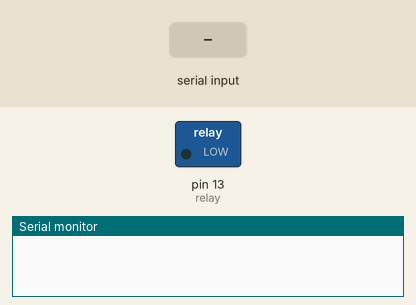
This sketch was run on a simulated Arduino Uno, built with avr-gcc and run on an emulated ATmega328P. Shown: switched loads named in the sketch (green lamp = pin HIGH), the last lines printed to the serial monitor. The test bench sets the inputs (shaded band).

Above: at 1.3 s.
1.4 s: "y" received over Serial
At 2.3 s:
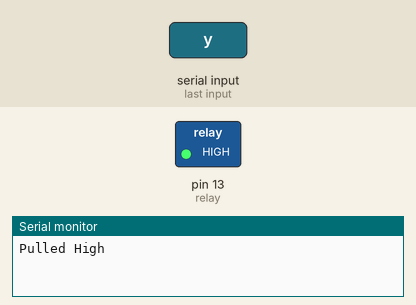
2.9 s: "n" received over Serial
At 3.4 s:
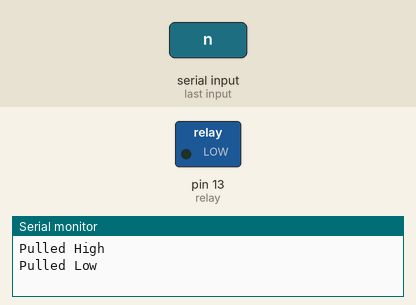
Timing chart, 0 to 5.9 s (numbered marks = the images above; inputs shaded):
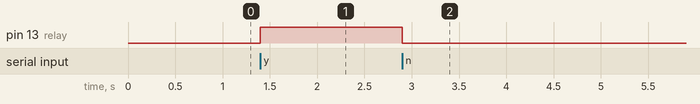

Measured:
- after the input at 1.4 s, pin 13 (relay): LOW → HIGH at once
- after the input at 2.9 s, pin 13 (relay): HIGH → LOW at once

The sketch:

relay_control.ino
```cpp
#include <stdint.h>
int relay = 13;

void setup()
{
  pinMode(relay,OUTPUT);
  Serial.begin(115200);
  delay(100);
}


void loop()
{
  while(1) {
    if (Serial.available() > 0 )

  {
    int in_byte = Serial.read();

     switch (in_byte)
     {
      case 'y':
        digitalWrite(relay,HIGH);
        Serial.print("\nPulled High");
        break;

      case 'n':
        digitalWrite(relay,LOW);
        Serial.print("\nPulled Low");
        break;

      /*default:
        digitalWrite(relay,HIGH);
        Serial.print("\nPulled High");
        delay(120000); //2 mins on
        digitalWrite(relay,LOW);
        Serial.print("\nDropped Low");
        delay(20000); // 20 seconds off
      */
     }
  }
 }

}
```
